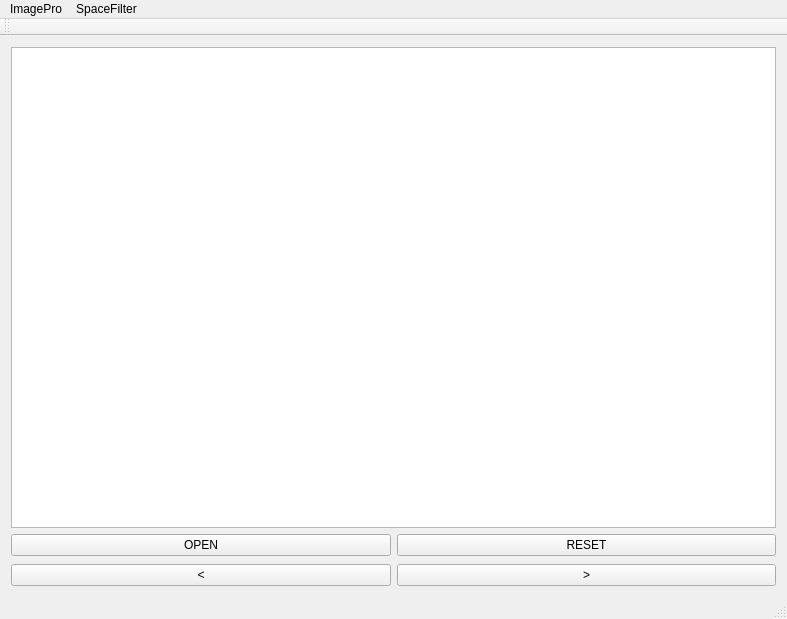
<?xml version="1.0" encoding="UTF-8"?>
<ui version="4.0">
 <class>MainWindow</class>
 <widget class="QMainWindow" name="MainWindow">
  <property name="geometry">
   <rect>
    <x>0</x>
    <y>0</y>
    <width>787</width>
    <height>619</height>
   </rect>
  </property>
  <property name="windowTitle">
   <string>MainWindow</string>
  </property>
  <widget class="QWidget" name="centralWidget">
   <layout class="QVBoxLayout" name="verticalLayout">
    <item>
     <widget class="QGraphicsView" name="graphicsView"/>
    </item>
    <item>
     <layout class="QHBoxLayout" name="horizontalLayout">
      <property name="bottomMargin">
       <number>2</number>
      </property>
      <item>
       <widget class="QPushButton" name="openButton">
        <property name="text">
         <string>OPEN</string>
        </property>
       </widget>
      </item>
      <item>
       <widget class="QPushButton" name="resetButton">
        <property name="text">
         <string>RESET</string>
        </property>
       </widget>
      </item>
     </layout>
    </item>
    <item>
     <layout class="QHBoxLayout" name="horizontalLayout_2">
      <item>
       <widget class="QPushButton" name="lastButton">
        <property name="text">
         <string>&lt;</string>
        </property>
       </widget>
      </item>
      <item>
       <widget class="QPushButton" name="nextButton">
        <property name="text">
         <string>&gt;</string>
        </property>
       </widget>
      </item>
     </layout>
    </item>
   </layout>
  </widget>
  <widget class="QMenuBar" name="menuBar">
   <property name="geometry">
    <rect>
     <x>0</x>
     <y>0</y>
     <width>787</width>
     <height>26</height>
    </rect>
   </property>
   <property name="nativeMenuBar">
    <bool>true</bool>
   </property>
   <widget class="QMenu" name="menuImagePro">
    <property name="title">
     <string>ImagePro</string>
    </property>
    <addaction name="actionrgb2gray"/>
    <addaction name="actionlog"/>
    <addaction name="actionreverse"/>
    <addaction name="actioncontrast"/>
    <addaction name="actionhisbalance"/>
    <addaction name="actionhisrgbbalance"/>
   </widget>
   <widget class="QMenu" name="menuSpaceFilter">
    <property name="title">
     <string>SpaceFilter</string>
    </property>
    <addaction name="actionLinear"/>
    <addaction name="separator"/>
    <addaction name="actionGauss"/>
    <addaction name="actionBilateral"/>
    <addaction name="separator"/>
    <addaction name="actionMedian"/>
    <addaction name="actionEroding"/>
    <addaction name="actionDilating"/>
    <addaction name="separator"/>
    <addaction name="actionfrequency"/>
   </widget>
   <addaction name="menuImagePro"/>
   <addaction name="menuSpaceFilter"/>
  </widget>
  <widget class="QToolBar" name="mainToolBar">
   <attribute name="toolBarArea">
    <enum>TopToolBarArea</enum>
   </attribute>
   <attribute name="toolBarBreak">
    <bool>false</bool>
   </attribute>
  </widget>
  <widget class="QStatusBar" name="statusBar"/>
  <action name="actionrgb2gray">
   <property name="text">
    <string>rgb2gray</string>
   </property>
  </action>
  <action name="actionlog">
   <property name="text">
    <string>log</string>
   </property>
  </action>
  <action name="actionreverse">
   <property name="text">
    <string>reverse</string>
   </property>
  </action>
  <action name="actioncontrast">
   <property name="text">
    <string>contrast</string>
   </property>
  </action>
  <action name="actionhisbalance">
   <property name="text">
    <string>hisbalance</string>
   </property>
  </action>
  <action name="actionhisrgbbalance">
   <property name="text">
    <string>hisrgbbalance</string>
   </property>
  </action>
  <action name="actionLinear">
   <property name="text">
    <string>Linear</string>
   </property>
  </action>
  <action name="actionGauss">
   <property name="text">
    <string>Gauss</string>
   </property>
  </action>
  <action name="actionBilateral">
   <property name="text">
    <string>Bilateral</string>
   </property>
  </action>
  <action name="actionMedian">
   <property name="text">
    <string>Median</string>
   </property>
  </action>
  <action name="actionEroding">
   <property name="text">
    <string>Eroding</string>
   </property>
  </action>
  <action name="actionDilating">
   <property name="text">
    <string>Dilating</string>
   </property>
  </action>
  <action name="actionfrequency">
   <property name="text">
    <string>frequency</string>
   </property>
  </action>
 </widget>
 <layoutdefault spacing="6" margin="11"/>
 <resources/>
 <connections/>
</ui>
